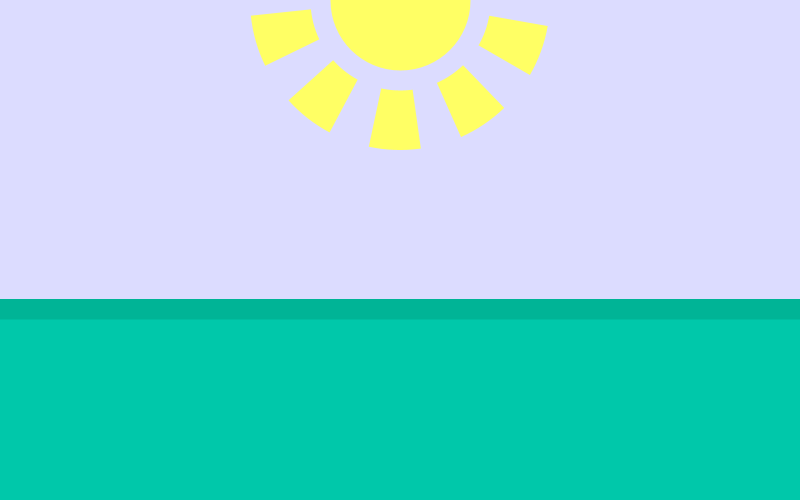
Frame 1 (no input)
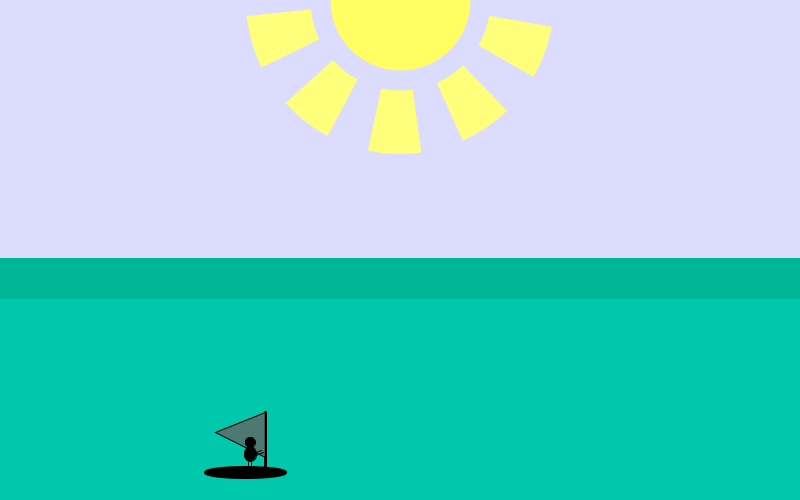
Frame 60 (the mouse pressed at the canvas centre just before this capture)
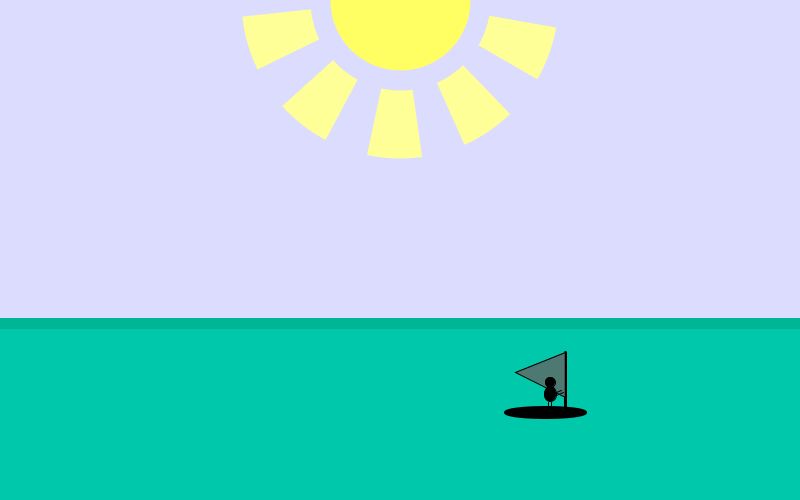
Frame 120 (the mouse held since frame 60 and released just before this capture)

The Processing sketch that drew these frames (run headless with seeded random() and noise(); from frame 60 on, the mouse is pressed at the canvas centre):

// Processing sketch: WindSurfer
// ── WindSurfer.pde
/*
  Name: Jessica Chen
  Teacher: M. Crucanu/V. Krasteva
  Date: Saturday, December 19, 2020
  Assignment: Small animations, animation 3
    - Windsurfer -
        windsurfer board across the screen
        ONLY
          setup(), draw(), myBackground(), windsurfer()
*/
//Global Variables
//sun
int rs = 300;
int rb = 100;
//sea
int sh = 200;
int c = 0;
//end
int t = 0;
//windsurfer
int wx = -50;

//both windsurfer and sea
int sh2 = 180;
void setup(){
  size(800, 500);
}
void draw(){
  //windsurfer and sea
  switch(c){
    case 0:
      sh+=2;
      sh2+=1;
      if(sh>300){
        c++;
      }
      break;
    case 1:
      sh-=2;
      sh2-=1;
      if(sh<100){
       c--; 
      }
      break;
  }
  mybackground();
  windsurfer();
}




void mybackground(){
  background(220, 220, 255);
  
  //SUN
  noStroke();
  //rays
  fill(255, 255, rb);
  arc(400, 0, rs, rs, PI/18, PI*30/180);
  arc(400, 0, rs, rs, PI*46/180, PI*66/180);
  arc(400, 0, rs, rs, PI*82/180, PI*102/180);
  arc(400, 0, rs, rs, PI*118/180, PI*138/180);
  arc(400, 0, rs, rs, PI*154/180, PI*174/180);
  //sun
  fill(255, 255, 100);
  arc(400, 0, 150, 150, 0, PI);
  //so there's a space between the sun and the rays
  noFill();
  stroke(220, 220, 255);
  strokeWeight(20);
  arc(400, 0, 160, 160, 0, PI);
  
  //animating the rays
  rs+=1;
  rb+=3;
  if(rs>350){
    rs=300;
    rb=100;
  }
  
  
  //SEA
  //sea
  noStroke();
  fill(0, 180, 150);
  rectMode(CENTER);
  rect(400, 400, 800, sh);
  fill(0, 200, 170);
  rect(400, 410, 800, sh2);
  rect(400, 450, 800, 100);
  
  //end
  rectMode(CORNERS);
  fill(0, 0, 0, t);
  rect(0, 0, width, height);
  //animation
  if(wx>800){
    t+=10;
  }
  if(t>254){
    fill(255);
    text("Program Complete.", 100, 240);
  }
}


void windsurfer(){
  
  //windsurfer
  //boat
  stroke(0);
  fill(0);
  strokeWeight(3);
  ellipse(wx, sh2+250, 80, 10);
  line(wx+20, sh2+250, wx+20, sh2+250-60);
  strokeWeight(1);
  fill(100, 100, 100, 200);
  triangle(wx+20, sh2+250-60, wx+20, sh2+250-15, wx-30, sh2+250-40);
  //person
  fill(0);
  ellipse(wx+5, sh2+250-30, 10, 10);
  ellipse(wx+5, sh2+250-18, 12, 15);
  line(wx+3, sh2+250-10, wx+3, sh2+250);
  line(wx+6, sh2+250-10, wx+6, sh2+250);
  line(wx+6, sh2+250-15, wx+18, sh2+250-20);
  line(wx+6, sh2+250-18, wx+16, sh2+250-22);
  
  //animation
  wx+=5;
}
